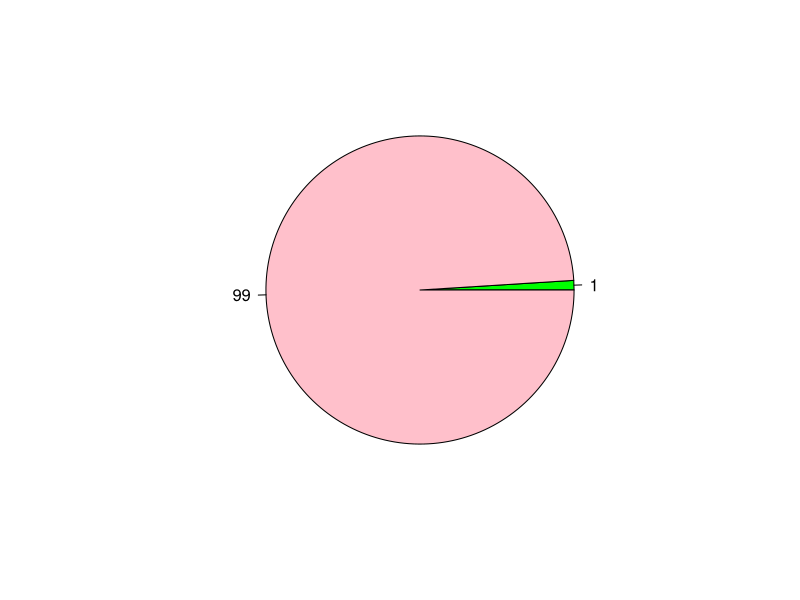
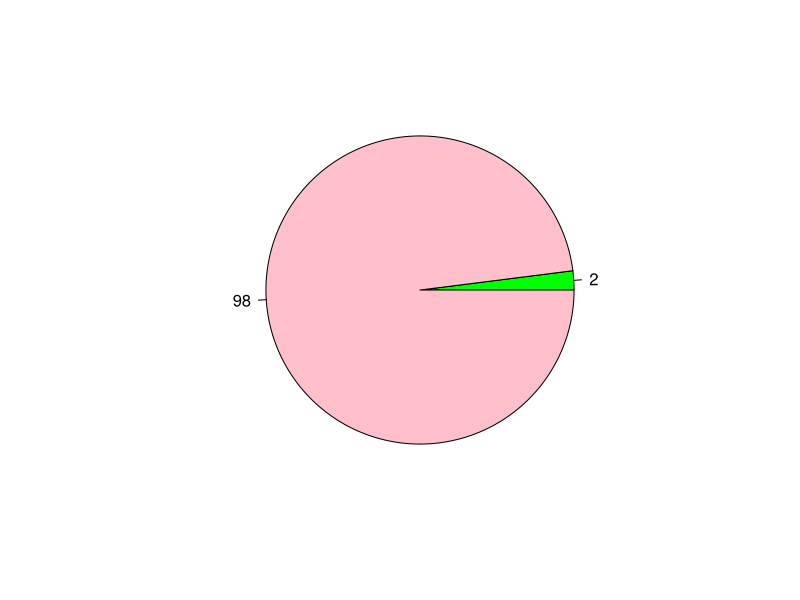
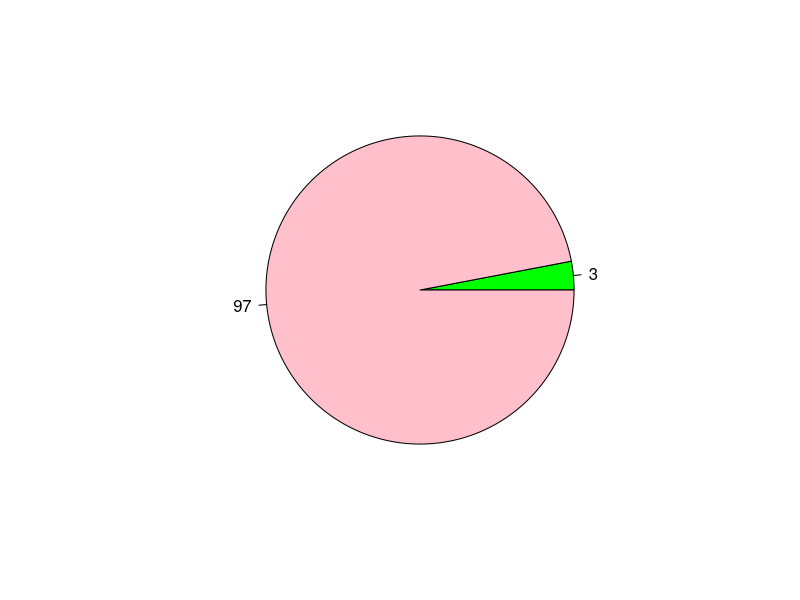
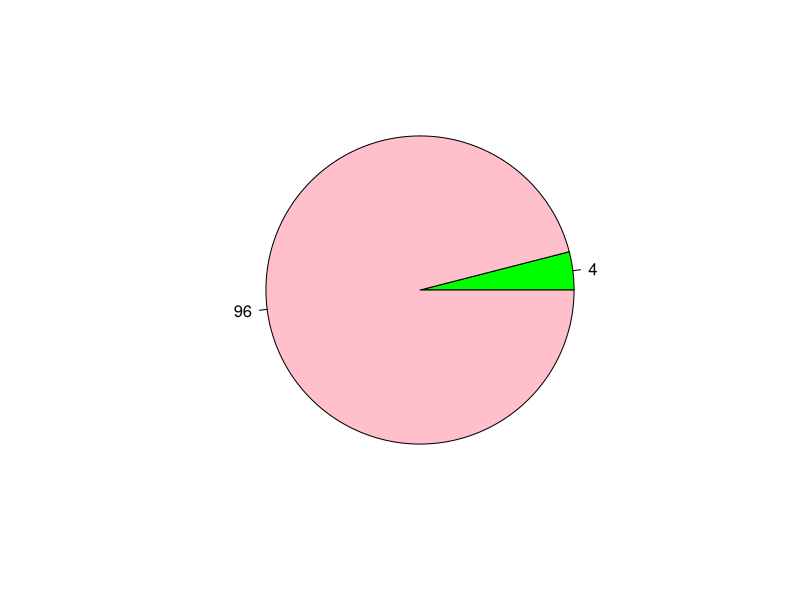
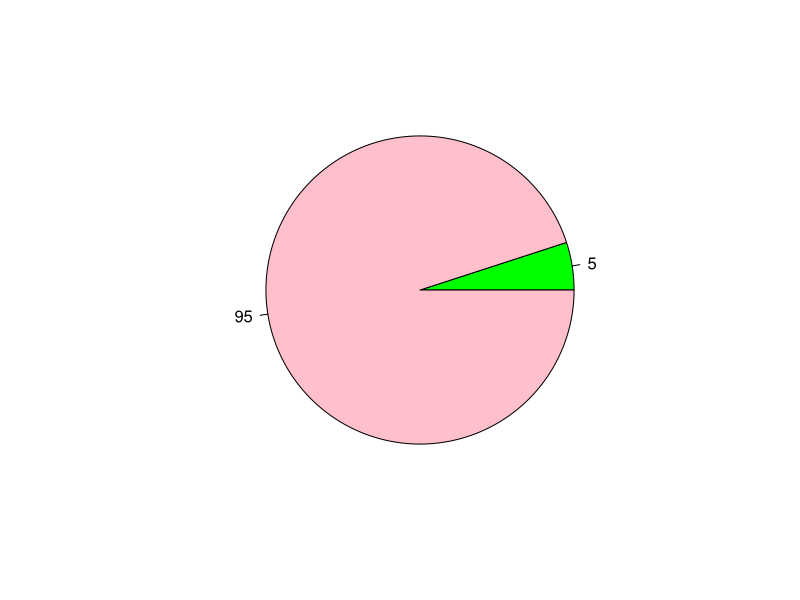
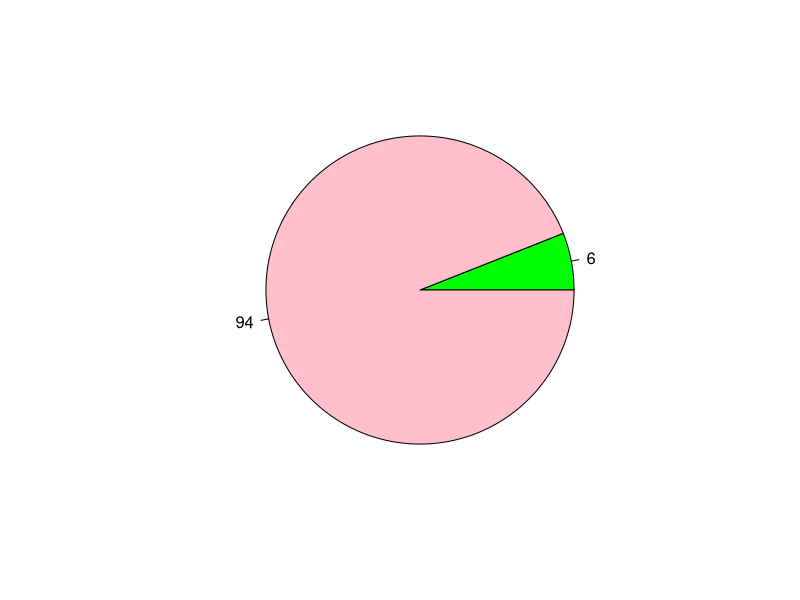
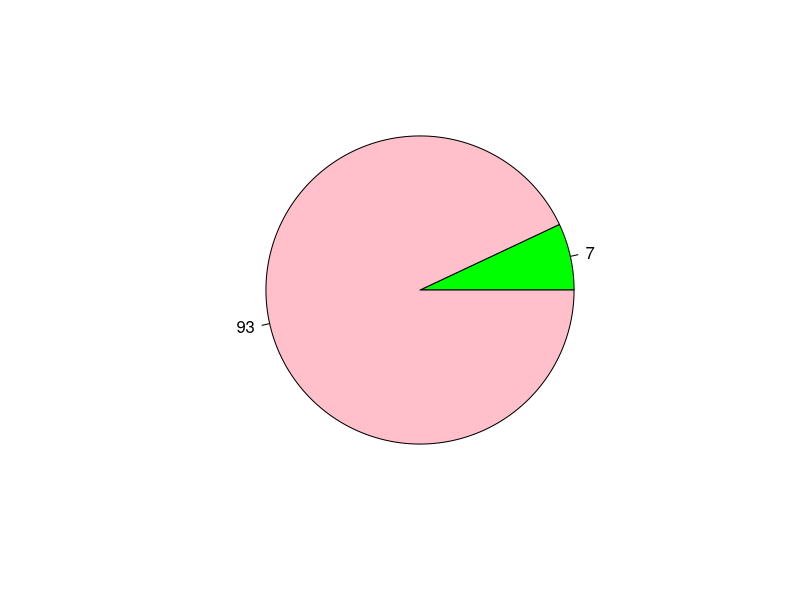
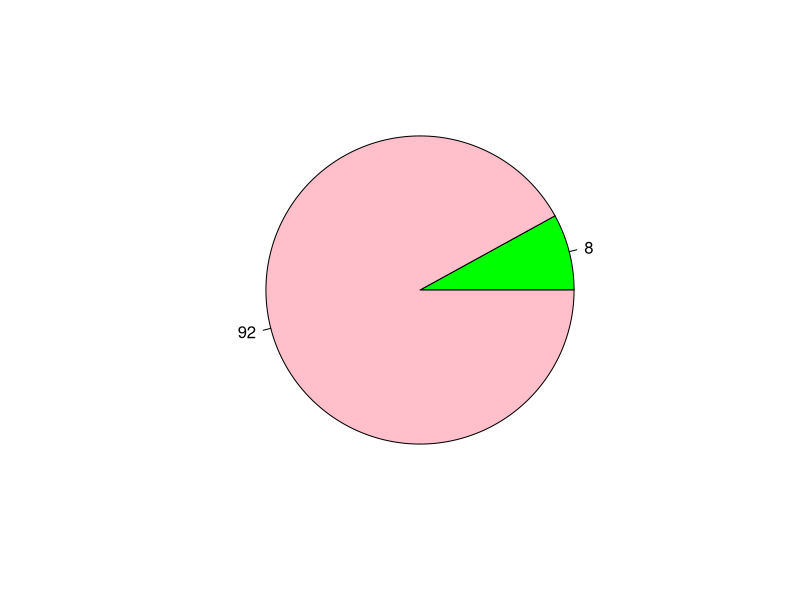

Recreate these plots in R, in order. (Note: a time limit stopped this script after it produced the figures.)
# progress indicator by a pie-chart
for (i in 1:100) {
  pie(c(i, 100 - i), 
      c(as.character(i), as.character(100-i)), 
      col = c("green", "pink"))
  Sys.sleep(1)
}

# progress indicator by a box filling up
plot(NA, NA, 
     xlim = c(1, 10), 
     ylim = c(1, 10),
     xaxt = "n",
     yaxt = "n",
     xlab = "",
     ylab = "")
axis(side = 1, at = 1:10, labels = 1:10)
axis(side = 4, at = 1:10, labels = seq(10, 100, 10))

for (j in 1:10) {
  for (i in seq(1, 10, 1)) {
    points(x = i, y = j, pch = 19, col = "#23e705", cex = 4)
    Sys.sleep(1)
  }
}


# progress indicator by a box filling up in a different way
plot(NA, NA, 
     xlim = c(1, 10), 
     ylim = c(1, 10),
     xlab = "",
     ylab = "",
     xaxt = "n",
     yaxt = "n")
axis(side = 1, at = 1:10, labels = 1:10)
axis(side = 4, at = 1:10, labels = seq(10, 100, 10))


for (t in 1:10) {
  
  pop <- 1:10
  
  for(k in 1:10){
    
    if(k < 10){
      num <- sample(pop, 1)
    } else{
      num <- pop[1]
    }
    
    cl <- rep("white", 10-t+1)
    
    for (m in 1:(10-t+1)) {
      cl[m] <- "#059fe7"
      points(x = rep(num, length(10:t)), y = 10:t, col = cl, pch = 19, cex = 4)
      Sys.sleep(0.75)
      cl <- rep("white", 10-t+1)
    }
    
    index <- which(pop == num)
    pop <- pop[-index]
  }
}
